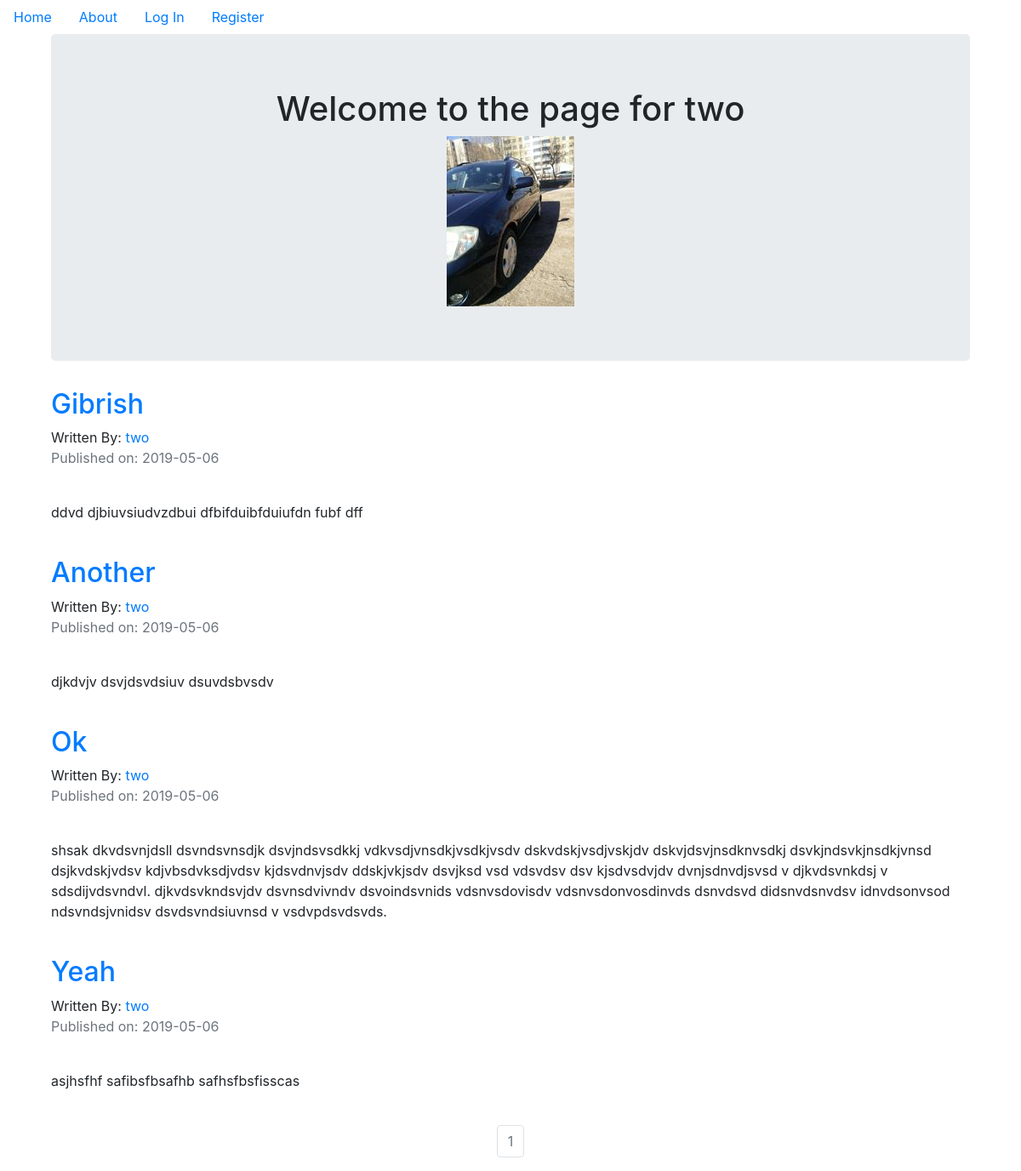
The app's page /two with its own data.
### company_blog/models.py (models this page shows, shortened)
class User(db.Model, UserMixin):
  __tablename__ = 'users'
  id = db.Column(db.Integer, primary_key=True)
  profile_image = db.Column(db.String(20), nullable=False, default='default_profile.png')
  email = db.Column(db.String(64), unique=True, index=True)
  username = db.Column(db.String(64), unique=True, index=True)
  password_hash = db.Column(db.String(128))
  posts = db.relationship('BlogPost', backref='author', lazy=True)

class BlogPost(db.Model):
  users = db.relationship(User)
  id = db.Column(db.Integer, primary_key=True)
  user_id = db.Column(db.Integer, db.ForeignKey('users.id'), nullable=False)
  date = db.Column(db.DateTime, nullable=False, default=datetime.utcnow)
  title = db.Column(db.String(200), nullable=False)
  text = db.Column(db.Text, nullable=False)

### company_blog/users/views.py (the view)
@users.route("/<username>")
def user_posts(username):
  page = request.args.get('page',1,type=int)
  user = User.query.filter_by(username=username).first_or_404()
  blog_posts = BlogPost.query.filter_by(author=user).order_by(BlogPost.date.desc()).paginate(page=page, per_page=5)
  return render_template('user_blog_posts.html', blog_posts=blog_posts, user=user)

### company_blog/templates/user_blog_posts.html
{% extends "base.html" %}
{% block content %}
<div class="container">
  <div class="jumbotron">
    <div align="center">
      <h1>Welcome to the page for {{user.username}}</h1>
      <img src="{{url_for('static', filename='profile_pics/'+user.profile_image)}}">
    </div>
  </div>
  {% for post in blog_posts.items %}
    <h2><a href="{{url_for('blog_posts.blog_post', blog_post_id=post.id)}}"> {{post.title}} </a></h2>
    Written By: <a href="{{url_for('users.user_posts',username=post.author.username)}}">{{post.author.username}}</a>
    <p class="text-muted">Published on: {{post.date.strftime("%Y-%m-%d")}}</p>
    <br>
    <p>{{post.text}}</p>
    <br>
  {% endfor %}
</div>
<nav aria-label="Page navigation example">
  <ul class="pagination justify-content-center">
    {% for page_num in blog_posts.iter_pages(left_edge=1,right_edge=1,left_current=1,right_current=2) %}
      {% if blog_posts.page == page_num %}
        <li class="page-item disabled">
          <a class="page-link" href="{{url_for('users.user_posts',username=user.username,page=page_num)}}">{{page_num}}</a>
        </li>
      {% else %}
        <li class="page-item">
          <a class="page-link" href="{{url_for('users.user_posts',username=user.username,page=page_num)}}">{{page_num}}</a>
        </li>
      {% endif %}
    {% endfor %}
  </ul>
</nav>
{% endblock %}

### company_blog/templates/base.html (shortened to what this page needs)
<!DOCTYPE html>
<html>
<head>
  <link rel="stylesheet" href="https://stackpath.bootstrapcdn.com/bootstrap/4.3.1/css/bootstrap.min.css">
</head>
<body>
  <ul class="nav">
    <li class="nav-link">
      <a href="{{url_for('core.index')}}">Home</a>
    </li>
    <li class="nav-link">
      <a href="{{url_for('core.info')}}">About</a>
    </li>
    {% if current_user.is_authenticated %}
    <li class="nav-link">
      <a href="{{url_for('users.logout')}}">Log Out</a>
    </li>
    <li class="nav-link">
      <a href="{{url_for('users.account')}}">Account</a>
    </li>
    <li class="nav-link">
      <a href="{{url_for('blog_posts.create_post')}}">Create Post</a>
    </li>
    {% else %}
    <li class="nav-link">
      <a href="{{url_for('users.login')}}">Log In</a>
    </li>
    <li class="nav-link">
      <a href="{{url_for('users.register')}}">Register</a>
    </li>
    {% endif %}
  </ul>
  <div class="container">
    {% block content %}
    {% endblock %}
  </div>
</body>
</html>

### records on screen
User: username "two", profile_image (picture)
BlogPost: title "Gibrish", author.username "two", date "2019-05-06", text "ddvd djbiuvsiudvzdbui dfbifduibfduiufdn fubf dff"
BlogPost: title "Another", author.username "two", date "2019-05-06", text "djkdvjv dsvjdsvdsiuv dsuvdsbvsdv"
BlogPost: title "Ok", author.username "two", date "2019-05-06", text "shsak dkvdsvnjdsll dsvndsvnsdjk dsvjndsvsdkkj vdkvsdjvnsdkjvsdkjvsdv dskvdskjvsdjvskjdv dskvjdsvjnsdknvsdkj dsvkjndsvkjnsdkjvnsd dsjkvdskjvdsv kdjvbsdvksdjvdsv kjdsvdnvjsdv ddskjvkjsdv dsvjksd vsd vdsvdsv dsv kjsdvsdvjdv dvnjsdnvdjsvsd v djkvdsvnkdsj v sdsdijvdsvndvl. djkvdsvkndsvjdv dsvnsdvivndv dsvoindsvnids vdsnvsdovisdv vdsnvsdonvosdinvds dsnvdsvd didsnvdsnvdsv idnvdsonvsod ndsvndsjvnidsv dsvdsvndsiuvnsd v vsdvpdsvdsvds."
BlogPost: title "Yeah", author.username "two", date "2019-05-06", text "asjhsfhf safibsfbsafhb safhsfbsfisscas"

### other values on screen
{{ page_num }} "1"
